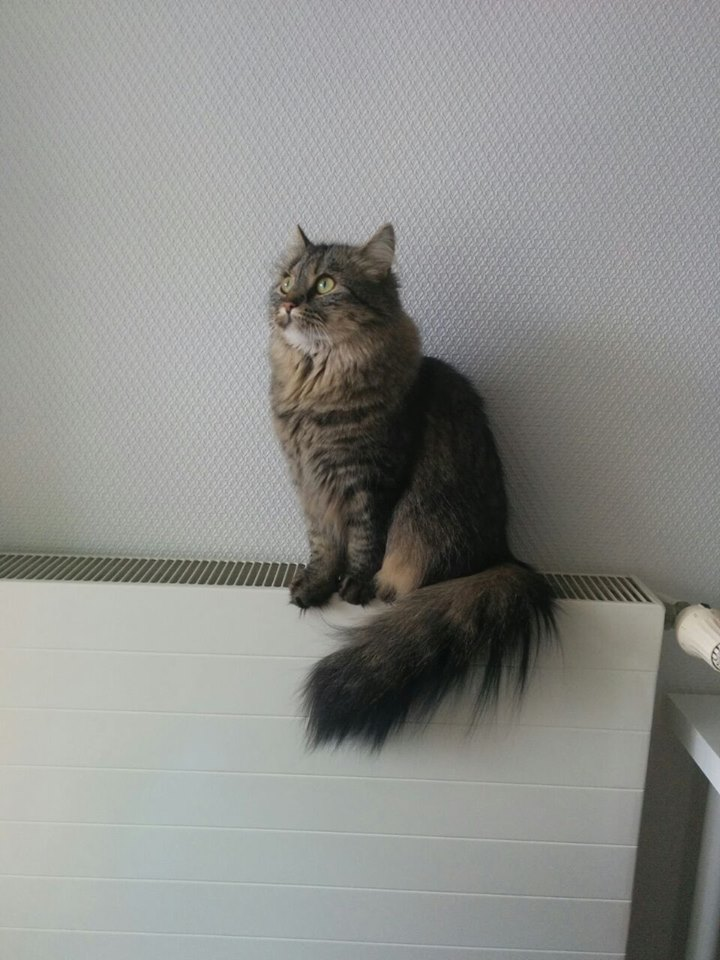
#> input picture play/smila.png, 720 x 960 px
$ jupyter execute Introduction_To_CV.ipynb   (shell and % lines are left out)   (older library calls are emulated)
#> lines starting #> are read from the running program, lines starting #| are printed output that depends on the picture
### juvis.py
# some computer vision functions
import matplotlib.pyplot as plt
import matplotlib.cm as cm
from PIL import Image
import numpy as np
from os import listdir
from os.path import isfile, join
import math
import cv2

def imresize(im, sz):
    pil_im = Image.fromarray(np.uint8(im))
    return np.array(pil_im.resize(sz))


# [11 lines left out: function extract_points, not called in this run]

def vectorize_images(images):
    """ flattens all images, each image is a row """
    return np.array([im.copy().flatten() for im in images])

# [142 lines left out: functions unify_images, load_video_as_mat, load_images_as_mat, plot2d, normalize, rad2pos and 3 more, not called in this run]


def paint_mats(mats, interpolation='bilinear', vmin=None, vmax=None, max_row=10):
    """
    @mats {Matrices}: images to draw
    """
    cols = len(mats)
    rows = 1

    MAX_ROW = max_row

    if cols > MAX_ROW:
        rows = int(math.ceil(cols/MAX_ROW))
        cols = MAX_ROW

    size = (32, 32)

    fig, axs = plt.subplots(
    rows,
    cols,
    figsize=size,
    sharex=True,
    sharey=True)

    i = 0
    try:
        for ax in axs:
            if hasattr(ax, '__len__'):
                for ax_sub in ax:
                    ax_sub.axis('off')
                    if len(mats) > i:
                        ax_sub.imshow(
                            mats[i],
                            cmap=plt.cm.gray,
                            vmin=vmin,
                            vmax=vmax,
                            interpolation=interpolation)
                        ax_sub.set_adjustable('datalim')
                        i += 1
            else:
                ax.axis('off')
                ax.imshow(
                    mats[i],
                    cmap=plt.cm.gray,
                    vmin=vmin,
                    vmax=vmax,
                    interpolation=interpolation)
                ax.set_adjustable('box-forced')
                i += 1
    except:
        axs.axis('off')
        axs.imshow(
            mats[i],
            cmap=plt.cm.gray,
            vmin=vmin,
            vmax=vmax,
            interpolation=interpolation)
        axs.set_adjustable('box-forced')

    plt.show()

# [61 lines left out: functions histeq, compute_average, pca, not called in this run]

### play/Introduction_To_CV.ipynb
[cell 1]
# do all the import stuff
import matplotlib.pyplot as plt
import matplotlib.cm as cm
from PIL import Image
from scipy import signal
import numpy as np
import math

# import my modules
import sys
sys.path.append('/home/julian/dev/computer_vision_ws2015/')

import juvis as jv

Smila = np.array(Image.open('smila.png').convert('L'))
Factor = 0.5
size = (int(Smila.shape[1] * Factor), int(Smila.shape[0] * Factor))
#> size = (360, 480)
Smila = jv.imresize(Smila, size)

# Introduction to Computer Vision
## continuous representation of images

$$I:{\rm I\!R}^2 \supset \Omega \rightarrow {\rm I\!R}, (x,y)\mapsto I(x,y)$$
Assumptions:
* $I$ is inferable
* $\Omega$ is a connected space and limited

[cell 2]
x = np.arange(0, 10, 0.1)
y = np.sin(x) + 1
plt.plot(x, y)
plt.show()
#> figure, not shown here; curve peaks at x = 1.6, y = 2
y = y.reshape(1,100)
jv.paint_mats([y])
#> in paint_mats, `plt.show()`:
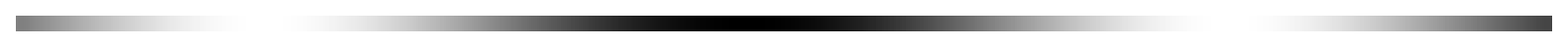
#> figure drawn by matplotlib, 1 panel

## Gradient

* Edges are stong local changes of intensity
* Local changes of intensity are described through the gradient

$$\bigtriangledown I(x,y)=\begin{bmatrix} \frac{d}{dx}I(x,y)\\ \frac{d}{dy}I(x,y) \end{bmatrix}$$

Problem: Image is discrete, how to differentiate?

Naive:
$$\frac{d}{dx}I(x,y)\approx I(x+1,y)-I(x,y)$$
$$\frac{d}{dy}I(x,y)\approx I(x,y+1)-I(x,y)$$

Problem:
Only direct neighbors are taken into consideration, thus, when there is strong noise, we might get issues.

[cell 3]
A = Smila.copy()
# naive derivation
AplusX = np.roll(A,-1,axis=1)
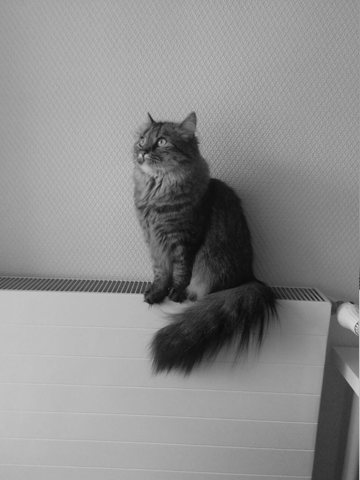
#> AplusX: shape (480, 360); min 11, max 218, mean 140.9
AplusY = np.roll(A,-1)
Ax = AplusX - A
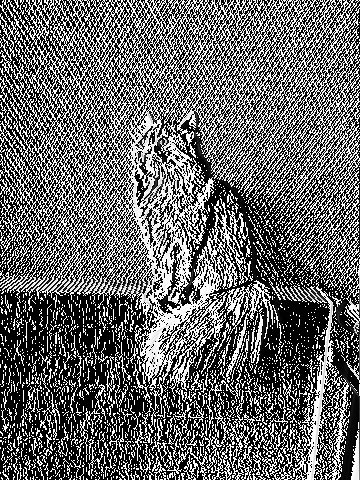
#> Ax: shape (480, 360); min 0, max 255, mean 103.3
Ay = AplusY - A

jv.paint_mats([A,Ax, Ay])
#> the loop in paint_mats (call 2), `for ax in axs:` made 3 passes

To solve this issue we need to interpolate the discrete Signal $f[x]=S\{f(x)\}$ ($S\{f(x)\})$ is the function to get discrete values from a function $f(x)$) back to a continuous signal $f(x)$

[cell 4]
# discrete signal
D = np.array([1,5,3,0,2,1])
D = D.reshape(1,len(D))
jv.paint_mats([D], interpolation="nearest")
#> call 3 of paint_mats, with interpolation = 'nearest', max_row = 10
#> in paint_mats (call 3), `plt.show()`:
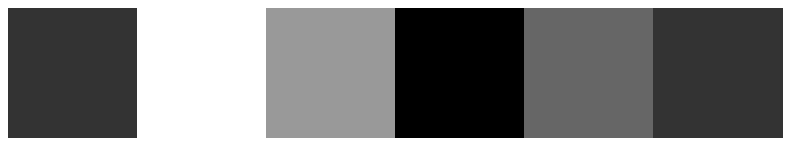
#> figure drawn by matplotlib, 1 panel
#> after the loop in paint_mats, `for ax in axs:`: i = 0

x = np.arange(0, D.shape[1], 1)
y = D.flatten()
plt.plot(x, y)
plt.show()
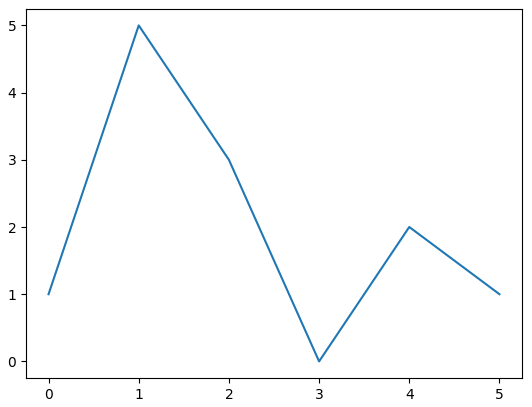
#> figure drawn by matplotlib, 1 panel

put a function $h(x)$ at the discrete points and sum their values.

The interpolated signal is a convolution ($*$) of the discrete points with the interpolation filter $h(x)$

$$f(x)\approx\sum_{k=-\infty}^{\infty} f[k]h(x-k)=:f[x]*h(x)$$

### Interpolation filter

#### gaussian
* Discrete signal: $f[x]=S\{f(x)\}$
* Continuous signal: $f(x)\approx f[x]*h(x)$
* Gaussian filter: $h(x)=g(x)=Ce^{\frac{-x^2}{2\sigma^2}}, C=\frac{1}{\sqrt{2\pi \sigma}}, \sigma=1$

[cell 5]
def g(x, sig):
    C = 1. / (math.sqrt(2*math.pi)*sig)
    return C * np.exp(-np.power(x,2.) / (2 * np.power(sig,2.)))

x = np.linspace(-4, 4, 100)
G = g(x, 1)
plt.plot(x,G)

plt.plot([-2,-2], [0,.05], 'k-', lw=2)
plt.plot([-1,-1], [0,.24], 'k-', lw=2)
plt.plot([0,0], [0,.4], 'k-', lw=2)
plt.plot([1,1], [0,.24], 'k-', lw=2)
plt.plot([2,2], [0,.05], 'k-', lw=2)

plt.show()
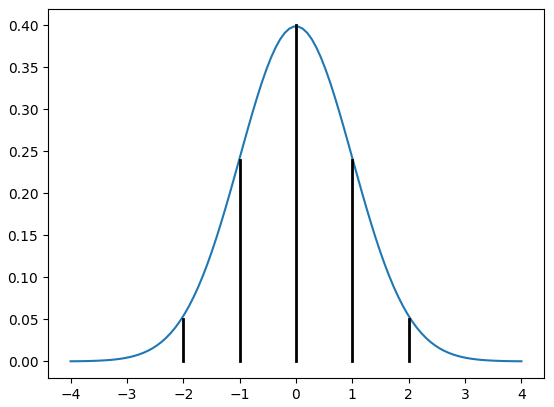
#> figure drawn by matplotlib, 1 panel; curve peaks at x = -0.0404, y = 0.399

#### ideal interpolation filter

* cardinal sine function: $h(x)=sinc(x) = \frac{\sin{\pi x}}{\pi x}, sinc(0):=1$
* $f[x]*h(x)=f(x)$

sinc is $1$ at the given entry and $0$ at all other discrete points

The derivate of the $sinc$ function, $sinc'$, flattens out slowly so many neighbors have to be considered for the gradient.

The derivate of $gauss$ function, on the other hand, flattens out quickly and is, thus, better for derivation.

[cell 6]
def sinc(x):
    return np.sin(math.pi * x)/ (math.pi * x)

x = np.linspace(-4, 4, 100)
S = sinc(x)

f, ax = plt.subplots(2,2, sharex=True, sharey=False)

ax0 = ax[0][0]
ax1 = ax[1][0]

ax2 = ax[0][1]
ax3 = ax[1][1]

ax0.plot(x,S)

ax0.plot([-4,4], [0,0], 'k-', lw=2)
ax0.plot([0,0], [0,1], 'k-', lw=2)

ax0.plot([-2,-1,1,2],[0,0,0,0], 'bo')
ax0.set_title('sinc')

ax1.plot(x,np.gradient(S))
ax1.plot([-4,4], [0,0], 'k-', lw=2)
ax1.plot([0],[0], 'bo')
ax1.set_title('sinc\'')

# gaussian
ax2.plot(x,G)

ax2.plot([-2,-2], [0,.05], 'k-', lw=2)
ax2.plot([-1,-1], [0,.24], 'k-', lw=2)
ax2.plot([0,0], [0,.4], 'k-', lw=2)
ax2.plot([1,1], [0,.24], 'k-', lw=2)
ax2.plot([2,2], [0,.05], 'k-', lw=2)
ax2.plot([-4,4], [0,0], 'k-', lw=2)
ax2.set_title('gauss')

ax3.plot(x,np.gradient(G))
ax3.plot([-4,4], [0,0], 'k-', lw=2)
ax3.plot([0],[0], 'bo')
ax3.set_title('gauss\'')

plt.show()
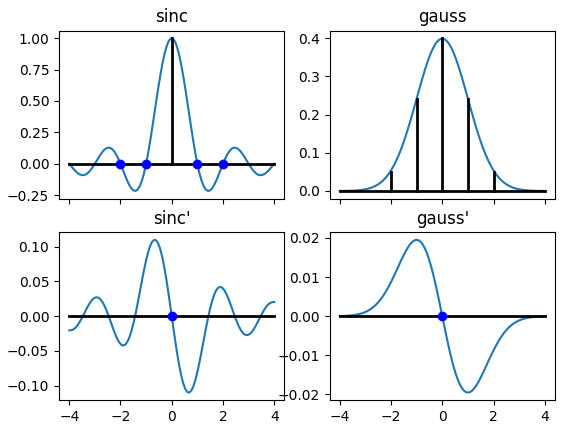
#> figure drawn by matplotlib, 4 panels; panel 3: curve peaks at x = -0.687, y = 0.11; panel 4: curve peaks at x = -1.01, y = 0.0195

### Derivate a discrete Image

Algorithm:
* Reconstruct a continuous signal
* derivate this continuous signal
* discretize the derivated image

Convolution:
$$f[x]*h(x)=\sum_{k=-\infty}^{\infty}f[k]h(x-k)$$

if we derive the convolution against $x$, we note that only the $h$ function contains an $x$ and is thus affected:

Derivation:
$$f'(x)\approx \frac{d}{dx}(f[x]*h(x))=f[x]*h'(x)$$
$$= \sum_k f[k]*h'(x-k)$$

Turn it back into a discrete function:
$$f'[x] = f[x]*h'[x] = \sum_{k} f[k]*h'[x-k]$$

Change of index: $k \leftrightarrow x-k$

$$= \sum_{k=-\infty}^{\infty} f[x-k]h'[k]$$

### 2D filter

$$h(x,y):=g(x)g(y)$$

* 2D-Reconstruction:
$$ I(x,y)\approx I[x,y]*h(x,y)=\sum_{k=-\infty}^{\infty}\sum_{l=-\infty}^{\infty}I[x][y]g(x-k)g(y-l)$$

* derivation in x
$$\frac{d}{dx}I(x,y)\approx I[x,y]*(\frac{d}{dx}h(x,y)) = \sum_{k=-\infty}^{\infty}\sum_{l=-\infty}^{\infty}I[k,l]g'(x-k)g(y-l) $$

* discrete derivation in x (after change of index occured):
$$ S\{\frac{d}{dx}I(x,y)\}= I[x,y]*g'[x]*g[y]= \sum_{k=-\infty}^{\infty}\sum_{l=-\infty}^{\infty} I[x-k,y-l]g'[k]g[l] $$

A practical consideration: we need to approximate the infinite sum with few sums.

#### approximating

We need to answer the question of how we can choose a weight $C$ for the gaussian filter $g(x)=Ce^{\frac{-x^2}{2\sigma^2}}$

* interpolated signal: $$f(x)\approx \sum_{k=-\infty}^{\infty}f[k]g(x-k)$$

* scanned interpolated signal: $$f[x]\approx \sum_{k=-\infty}^{\infty}f[x-k]g[k]$$

* approximate with finite sum:
$$f[x]\approx \sum_{k=-n}^{n}f[x-k]g[k]$$

* the finite approximation of $f[x]$ is a weighted sum of $f[x-n],...,f[x+n]$ with weights $g[n],...,g[-n]$

* we choose normalisation constant $C$ so that all weights add up to $1$
$$C=\frac{1}{\sum_{-n\leq k \leq n}e^{\frac{-k^2}{2\sigma^2}}}$$

$$g[k]=Ce^{\frac{-k^2}{2\sigma^2}}$$

$$\sum_{k=-n}^{n}g[k]=1 $$

## Sobel filter

* Approximation of
$$ S\{\frac{d}{dx}I(x,y)\}=I[x,y]*g'[x]*g[y]=\sum_{k=-/infty}^{/infty}\sum_{l=-/infty}^{/infty}I[x-k,y-l]g'[k]g[l]$$

* with finite sum:
$$ \sum_{k=-1}^{1}\sum_{k=-1}^{1}I[x-k,y-l]g'[k]g[l] $$

* we can now calculate the normalisation factor: $C=\frac{1}{1+2e^{-\frac{1}{2\sigma^2}}}$

* If we choose $\sigma = \sqrt{\frac{1}{2}\log{2}}$ we get the following values $(\frac{1}{2}\log{2}\approx 0.35)$:

$$ g[-1]=\frac{1}{4}; g[0]=\frac{1}{2}; g[1]=\frac{1}{4} $$
$$ g'[-1]=\frac{1}{2}\log{2}; g'[0]=0; g'[1]=-\frac{1}{2}\log{2}$$

* it is feasable to use a multiple of the gradient to detect differences in intensity

$$ = \frac{1}{8}\log{2}\begin{bmatrix}1 & 0 & -1 \\ 2 & 0 & -2 \\ 1 &  0 & -1\end{bmatrix}$$

$$g[k]*g'[l] |_{k,l\in {-1,0,1}}$$

[cell 7]
A = Smila.copy()
# Sobel kernel
Kx = np.array([[-1, 0, 1],[-2, 0, 2],[-1, 0, 1]])
Ky = Kx.T

Sx = signal.convolve2d(A, Kx, boundary='symm', mode='same')
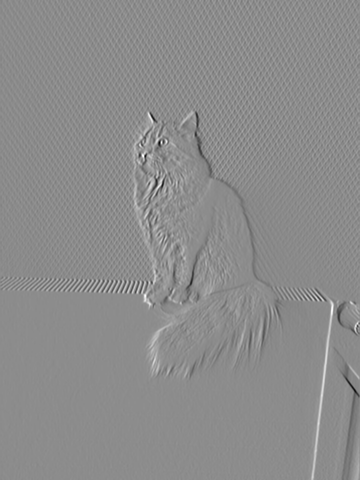
#> Sx: shape (480, 360) int64; min -511, max 419, mean 0.6; drawn with min black and max white
Sy = signal.convolve2d(A, Ky, boundary='symm', mode='same')
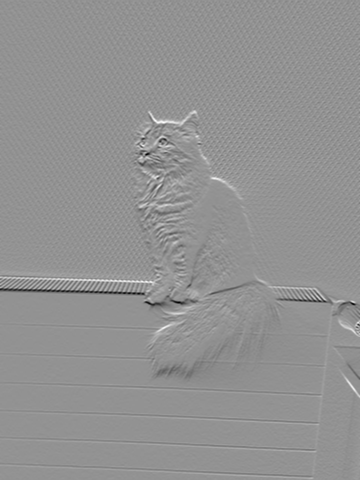
#> Sy: shape (480, 360) int64; min -483, max 358, mean 0.3; drawn with min black and max white

Mag = np.sqrt((Sx * Sx) + (Sy * Sy))  # gradient magnitude
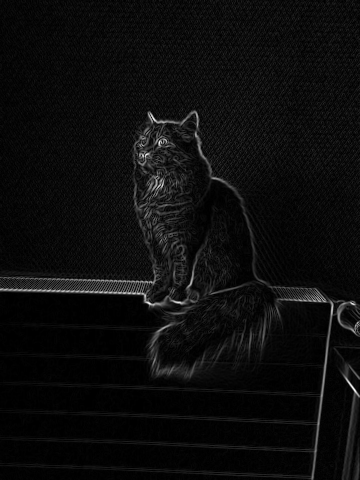
#> Mag: shape (480, 360) float64; min 0, max 535.9, mean 27.3; drawn with min black and max white


jv.paint_mats([A, Sx, Sy, Mag], max_row=2)

$ run again, with play/a.jpg saved as play/smila.png
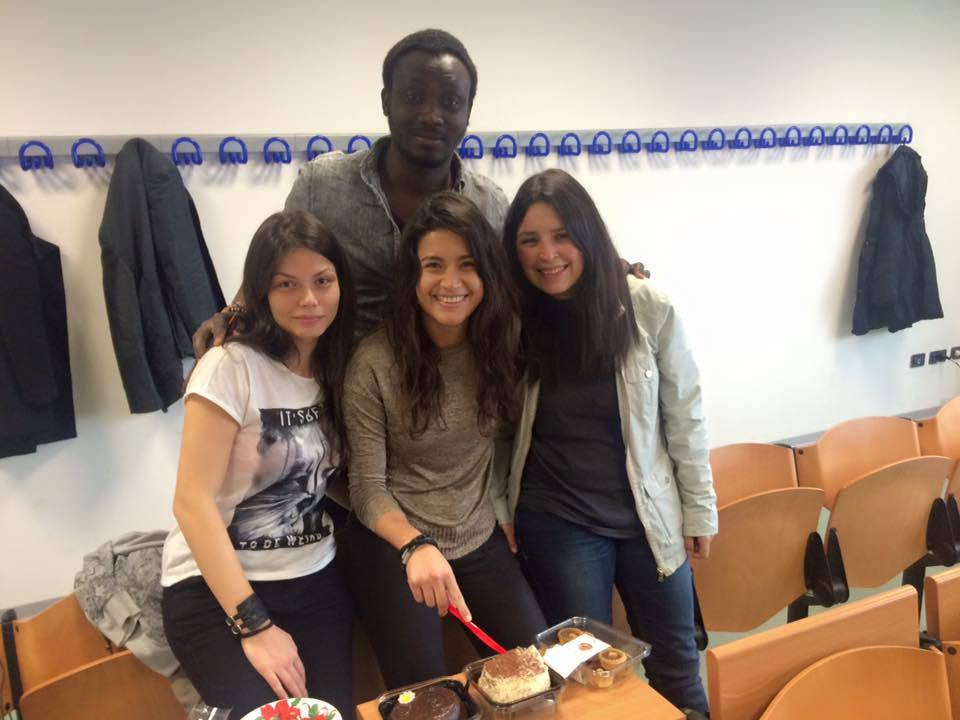
#> input picture play/a.jpg, 960 x 720 px
#> `Ax = AplusX - A`:
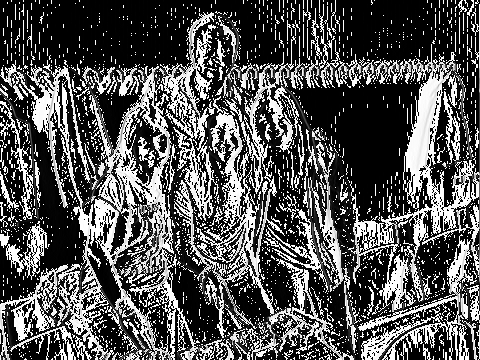
#> Ax: shape (360, 480); min 0, max 255, mean 84.6
#> the loop in paint_mats (call 2), `for ax in axs:` made 3 passes
#> after the loop in paint_mats, `for ax in axs:`: i = 0
#> `Mag = np.sqrt((Sx * Sx) + (Sy * Sy))`:
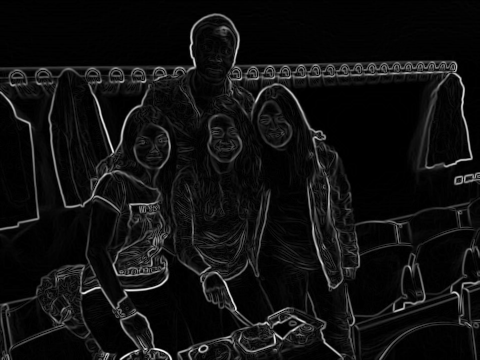
#> Mag: shape (360, 480) float64; min 0, max 865, mean 56.5; drawn with min black and max white

$ run again, with play/flow_wiki.jpg saved as play/smila.png
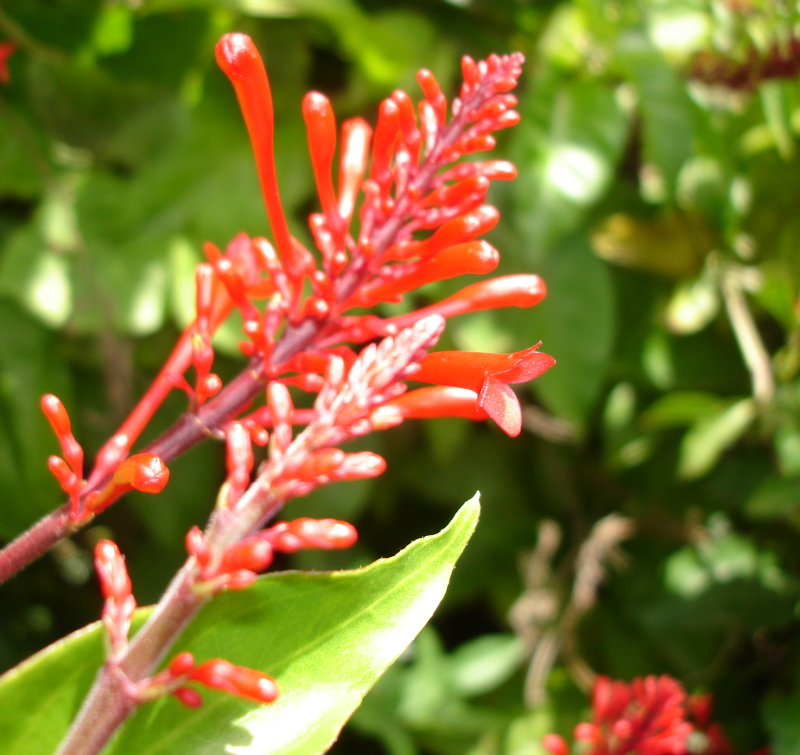
#> input picture play/flow_wiki.jpg, 800 x 755 px
#> the loop in paint_mats (call 2), `for ax in axs:` made 3 passes
#> after the loop in paint_mats, `for ax in axs:`: i = 0
#> `Mag = np.sqrt((Sx * Sx) + (Sy * Sy))`:
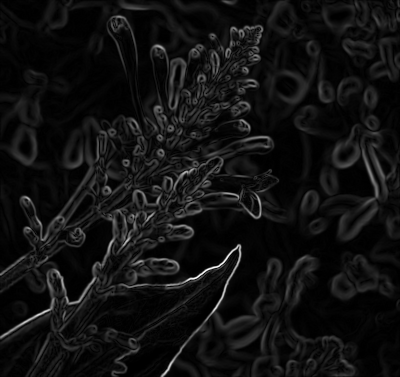
#> Mag: shape (377, 400) float64; min 0, max 928.2, mean 64.1; drawn with min black and max white
